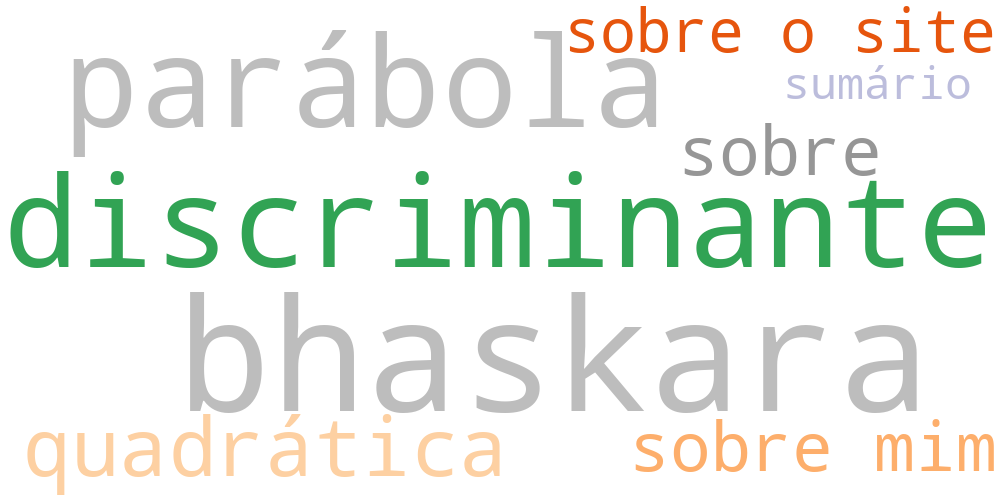

Generate this figure with Python:
import unicodedata
import matplotlib.pyplot as plt
from wordcloud import WordCloud
import os

ARQUIVO_FREQ = "tags_freq.txt"
ARQUIVO_SAIDA = "nuvem_tags.png"

def carregar_frequencias(caminho):
    """Lê o arquivo de frequências e retorna um dicionário tag → contagem"""
    if not os.path.exists(caminho):
        print(f"❌ Arquivo '{caminho}' não encontrado.")
        return {}

    frequencias = {}
    with open(caminho, encoding="utf-8") as f:
        for linha in f:
            partes = linha.strip().split()
            if len(partes) >= 2:
                try:
                    count = int(partes[0])
                    tag = unicodedata.normalize("NFC", " ".join(partes[1:]).strip())
                    frequencias[tag] = count
                except ValueError:
                    print(f"⚠️ Erro ao converter linha: {linha}")
    return frequencias

def gerar_nuvem(frequencias, saida):
    """Gera a imagem da nuvem de palavras"""
    if not frequencias:
        print("⚠️ Nenhuma frequência válida encontrada.")
        return

    wc = WordCloud(
        width=1000,
        height=500,
        background_color="white",
        colormap="tab20c",
        font_path=None,  # pode definir um caminho específico de fonte aqui
        prefer_horizontal=0.8,
        margin=5
    )
    wc.generate_from_frequencies(frequencias)
    wc.to_file(saida)
    print(f"✅ Nuvem de tags salva como '{saida}'")

if __name__ == "__main__":
    freq = carregar_frequencias(ARQUIVO_FREQ)
    gerar_nuvem(freq, ARQUIVO_SAIDA)
